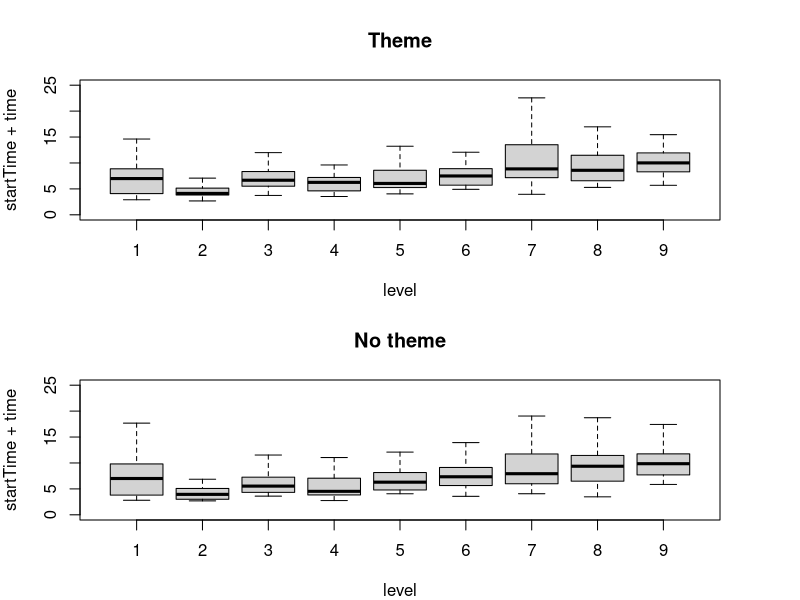

Source code (R):
database <- read.csv("database.csv")
themeData <- database[database$theme == 1 & database$won == 1, ]
noThemeData <- database[database$theme == 0 & database$won == 1, ]

par(mfrow = c(2, 1)) # definieer een layout met 1 rij en 2 cols
par(mar = c(4, 4, 4, 4)) # definieer de breedte van de marges
lmts <- range(0,25)
boxplot(startTime+time ~ level,
        data = themeData,
        outline = FALSE,
        main = "Theme",
        ylim=lmts)
boxplot(startTime+time ~ level,
        data = noThemeData,
        outline = FALSE,
        main = "No theme",
        ylim=lmts)